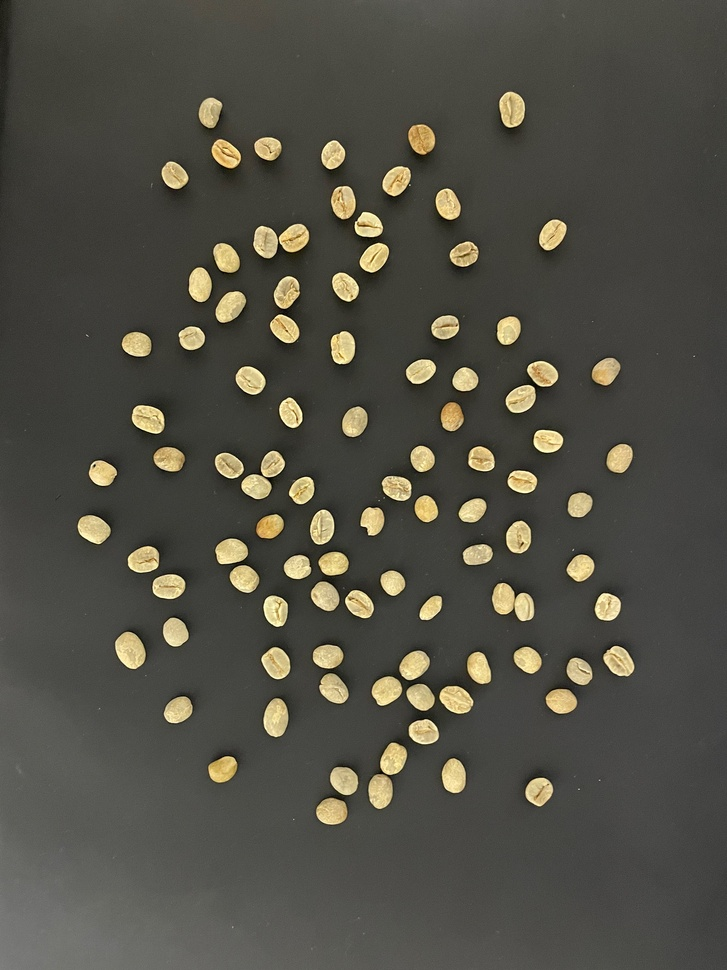
#> input picture photo/cfe06.jpg, 727 x 970 px, shrunk from 2448 x 3264 before the run
$ python test_square_beans.py
#> lines starting #> are read from the running program, lines starting #| are printed output that depends on the picture; after the words box and inside, x2 and y2 are one past the last pixel; in counts of white or black regions, pixels touching at a corner belong together
#> (reads bean_traning.npy from the repository)
import cv2
import numpy as np
from PIL import Image
import os
import shutil
import tkinter, tkinter.filedialog, tkinter.messagebox

# 指定した画像(path)の物体を検出し、外接矩形の画像を出力します
def detect_contour(path,model):
#> called with path = 'photo/cfe06.jpg', model = array of shape (2, 64)
  matcher = cv2.BFMatcher()
  detector = cv2.KAZE_create()
  # 定数定義
  GRAYSCALE = 0

  # Bag Of Visual Words抽出器
  bowExtractor = cv2.BOWImgDescriptorExtractor(detector, matcher)
  # トレーニング結果をセット
  bowExtractor.setVocabulary(model)

  # 画像を読込
  src = cv2.imread(path, cv2.IMREAD_COLOR)
#> src is the input picture: shape (970, 727, 3); mean B, G, R 69, 78.8, 80.6

  # グレースケール画像へ変換
  gray = cv2.cvtColor(src, cv2.COLOR_BGR2GRAY)
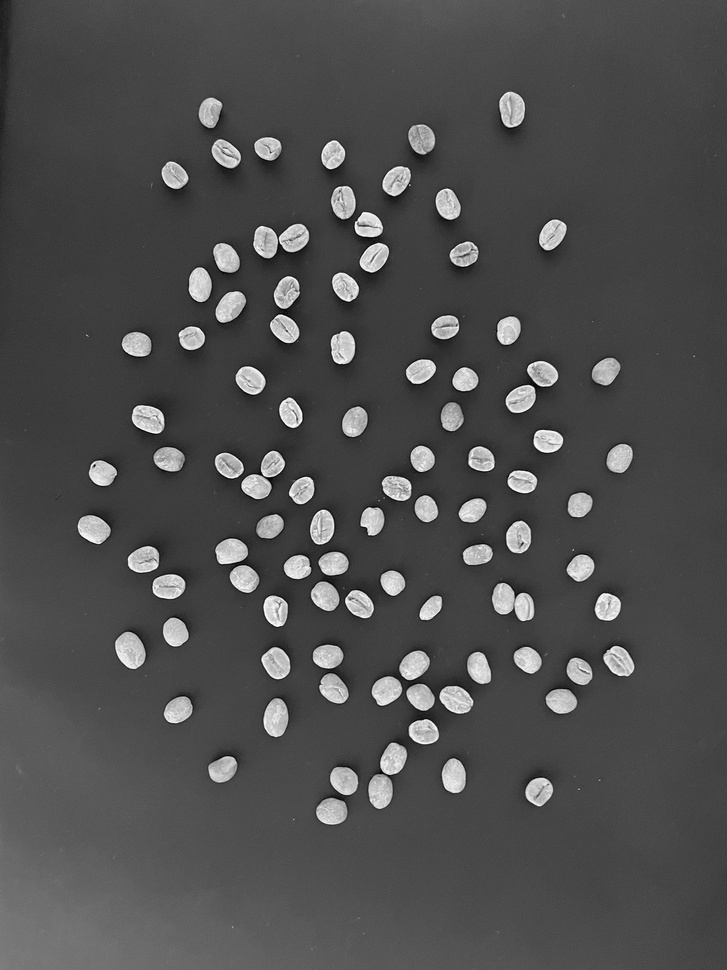
#> gray: shape (970, 727); min 1, max 251, mean 78.3

  # 2値化
  retval, bw = cv2.threshold(gray, 20, 255, cv2.THRESH_BINARY | cv2.THRESH_OTSU)
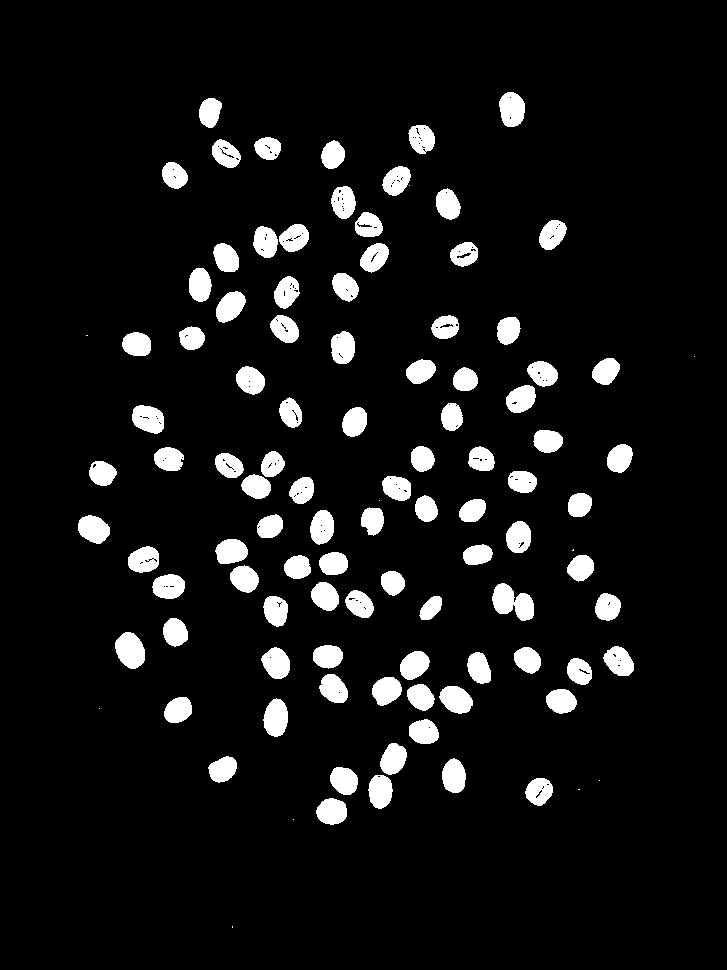
#> bw: shape (970, 727); 7.8% white; 106 white regions (10 under 20 px)
#> retval = 132

  # 輪郭を抽出
  #   contours : [領域][Point No][0][x=0, y=1]
  #   cv2.CHAIN_APPROX_NONE: 中間点も保持する
  #   cv2.CHAIN_APPROX_SIMPLE: 中間点は保持しない
  contours, hierarchy = cv2.findContours(bw, cv2.RETR_LIST, cv2.CHAIN_APPROX_NONE)
#> contours = 303 contours, 201 with area under 20; largest, box (x1, y1, x2, y2) and area: (492, 583, 534, 621) 924, (115, 632, 145, 669) 780, (263, 698, 288, 737) 689, (499, 92, 525, 127) 680, (132, 405, 164, 434) 674

  # 各輪郭に対する処理
  for i in range(0, len(contours)):

    # 輪郭の領域を計算
    area = cv2.contourArea(contours[i])

    # ノイズ（小さすぎる領域）と全体の輪郭（大きすぎる領域）を除外
    if area < 1e3 or 1e5 < area:
      continue

    # 外接矩形
    if len(contours[i]) > 0:
      rect = contours[i]
      x, y, w, h = cv2.boundingRect(rect)

      if w < 10 or  h < 10:
        continue

      # 背景差分する範囲を指定
      trim = src[y:(y+h),x:(x+w)]
      # グレースケールで読み込み
      material = cv2.cvtColor(trim, cv2.COLOR_BGR2GRAY)
      keypoints, descriptors= detector.detectAndCompute(material, None)
      #intからfloat32に変換
      try:
        descriptors = descriptors.astype(np.float32)
      except:
        continue
      # Bag Of Visual Wordsの計算
      bowDescriptors = bowExtractor.compute(material, keypoints)

      # 結果表示
      className = {"0": "True",
                      "1": "False"}

      actual = "???"
      if bowDescriptors[0][0] > bowDescriptors[0][1]:
          actual = className["0"]
      elif bowDescriptors[0][0] < bowDescriptors[0][1]:
          actual = className["1"]

      if actual == "True":
        cv2.rectangle(src, (x, y), (x + w, y + h), (0, 255, 0), 10)
        cv2.putText(src, 'True', (x, y), cv2.FONT_HERSHEY_SIMPLEX, 2, (0, 255, 0), 8, 4)
      elif actual == 'False':
        cv2.rectangle(src, (x, y), (x + w, y + h), (0, 0, 255), 10)
        cv2.putText(src, 'False', (x, y), cv2.FONT_HERSHEY_SIMPLEX, 2, (0, 0, 255), 8, 4)
      else:
        continue
#> this loop made 303 passes
#> area on passes 3, 4, 10: 607.5, 21, 544

     #外接矩形を画像に追加
  cv2.imwrite('squarephoto.jpg', src)

  cv2.waitKey(1)
  # 終了処理
  cv2.destroyAllWindows()
  cv2.waitKey(1)

if __name__ == '__main__':
  codebook = np.load('bean_traning.npy')
  detect_contour('photo/cfe06.jpg',codebook)
